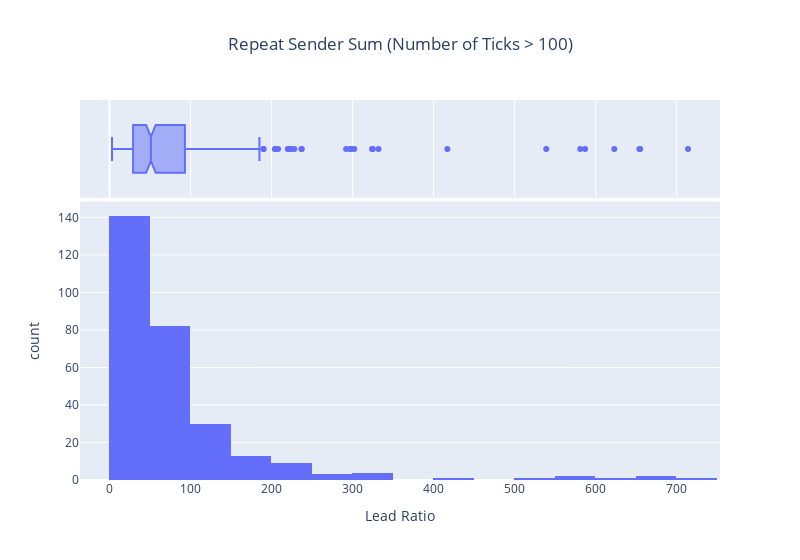

The notebook cell saved with this chart:
### Code cell
col=df['Repeat Sender Sum']

fig1 = px.histogram(col, marginal='box', width=800, title="Repeat Sender Sum (Number of Ticks > 100)")
fig1.update_layout(showlegend=False, title_x=0.5)
fig1.update_xaxes(title="Lead Ratio", row=1,col=1, range=_)

### Figure 1 — Plotly figure (JSON) as saved in the notebook; plotly's stock layout.template omitted (floating-point values rounded to 4 significant figures; data arrays with more than 128 entries replaced by an {"elided": "..."} marker saying what was removed)
{"data": [{"alignmentgroup": "True", "bingroup": "x", "hovertemplate": "variable=Repeat Sender Sum<br>value=%{x}<br>count=%{y}<extra></extra>", "legendgroup": "Repeat Sender Sum", "marker": {"color": "#636efa", "pattern": {"shape": ""}}, "name": "Repeat Sender Sum", "offsetgroup": "Repeat Sender Sum", "orientation": "v", "showlegend": true, "type": "histogram", "x": {"elided": "290 int values"}, "xaxis": "x", "yaxis": "y"}, {"alignmentgroup": "True", "hovertemplate": "variable=Repeat Sender Sum<br>value=%{x}<extra></extra>", "legendgroup": "Repeat Sender Sum", "marker": {"color": "#636efa"}, "name": "Repeat Sender Sum", "notched": true, "offsetgroup": "Repeat Sender Sum", "showlegend": false, "type": "box", "x": {"elided": "290 int values"}, "xaxis": "x2", "yaxis": "y2"}], "layout": {"barmode": "relative", "legend": {"title": {"text": "variable"}, "tracegroupgap": 0}, "showlegend": false, "title": {"text": "Repeat Sender Sum (Number of Ticks > 100)", "x": 0.5}, "width": 800, "xaxis": {"anchor": "y", "domain": [0, 1], "title": {"text": "Lead Ratio"}}, "xaxis2": {"anchor": "y2", "domain": [0, 1], "matches": "x", "showgrid": true, "showticklabels": false}, "yaxis": {"anchor": "x", "domain": [0, 0.7326], "title": {"text": "count"}}, "yaxis2": {"anchor": "x2", "domain": [0.7426, 1], "matches": "y2", "showgrid": false, "showline": false, "showticklabels": false, "ticks": ""}}}
